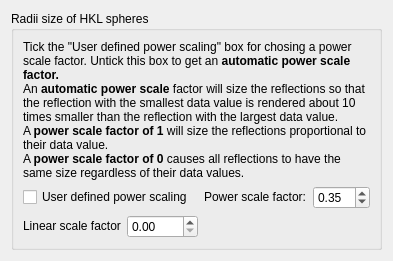
                  <widget class="QWidget" name="tab_3">
                   <attribute name="title">
                    <string>Sizing</string>
                   </attribute>
                   <layout class="QGridLayout" name="gridLayout_27">
                    <item row="0" column="0">
                     <widget class="QGroupBox" name="groupBox_3">
                      <property name="sizePolicy">
                       <sizepolicy hsizetype="Preferred" vsizetype="Preferred">
                        <horstretch>1</horstretch>
                        <verstretch>0</verstretch>
                       </sizepolicy>
                      </property>
                      <property name="title">
                       <string>Radii size of HKL spheres</string>
                      </property>
                      <property name="checkable">
                       <bool>false</bool>
                      </property>
                      <layout class="QGridLayout" name="gridLayout_10">
                       <item row="2" column="1">
                        <widget class="QDoubleSpinBox" name="radii_scale_spinBox">
                         <property name="sizePolicy">
                          <sizepolicy hsizetype="Maximum" vsizetype="Maximum">
                           <horstretch>0</horstretch>
                           <verstretch>1</verstretch>
                          </sizepolicy>
                         </property>
                         <property name="toolTip">
                          <string>&lt;html&gt;&lt;head/&gt;&lt;body&gt;&lt;p&gt;A linear scale factor of 1 means that if two reflectiions with the largest data values happen to be next to each other their spheres will touch but not overlap.&lt;/p&gt;&lt;/body&gt;&lt;/html&gt;</string>
                         </property>
                         <property name="decimals">
                          <number>2</number>
                         </property>
                         <property name="maximum">
                          <double>1000.000000000000000</double>
                         </property>
                         <property name="singleStep">
                          <double>0.200000000000000</double>
                         </property>
                        </widget>
                       </item>
                       <item row="1" column="0" colspan="2">
                        <widget class="QCheckBox" name="ManualPowerScalecheckbox">
                         <property name="sizePolicy">
                          <sizepolicy hsizetype="Minimum" vsizetype="Maximum">
                           <horstretch>0</horstretch>
                           <verstretch>1</verstretch>
                          </sizepolicy>
                         </property>
                         <property name="toolTip">
                          <string/>
                         </property>
                         <property name="text">
                          <string>User defined power scaling</string>
                         </property>
                        </widget>
                       </item>
                       <item row="1" column="2">
                        <widget class="QLabel" name="label_10">
                         <property name="sizePolicy">
                          <sizepolicy hsizetype="Minimum" vsizetype="Maximum">
                           <horstretch>0</horstretch>
                           <verstretch>1</verstretch>
                          </sizepolicy>
                         </property>
                         <property name="text">
                          <string>Power scale factor:</string>
                         </property>
                         <property name="alignment">
                          <set>Qt::AlignRight|Qt::AlignTrailing|Qt::AlignVCenter</set>
                         </property>
                         <property name="indent">
                          <number>1</number>
                         </property>
                        </widget>
                       </item>
                       <item row="1" column="3">
                        <widget class="QDoubleSpinBox" name="power_scale_spinBox">
                         <property name="sizePolicy">
                          <sizepolicy hsizetype="Maximum" vsizetype="Maximum">
                           <horstretch>0</horstretch>
                           <verstretch>1</verstretch>
                          </sizepolicy>
                         </property>
                         <property name="toolTip">
                          <string extracomment="Exponent of 1 means the size of a sphere for each reflection is proportional to its data value. Exponent of 0 means all spheres will have the same size irrespective of their data values."/>
                         </property>
                         <property name="maximum">
                          <double>10.000000000000000</double>
                         </property>
                         <property name="singleStep">
                          <double>0.050000000000000</double>
                         </property>
                         <property name="value">
                          <double>0.350000000000000</double>
                         </property>
                        </widget>
                       </item>
                       <item row="0" column="0" colspan="4">
                        <widget class="QLabel" name="label_7">
                         <property name="sizePolicy">
                          <sizepolicy hsizetype="Preferred" vsizetype="Preferred">
                           <horstretch>0</horstretch>
                           <verstretch>0</verstretch>
                          </sizepolicy>
                         </property>
                         <property name="text">
                          <string>&lt;html&gt;&lt;head/&gt;&lt;body&gt;&lt;p&gt;Tick the &amp;quot;User defined power scaling&amp;quot; box for chosing a power scale factor. Untick this box to get an &lt;span style=&quot; font-weight:600;&quot;&gt;automatic power scale factor.&lt;/span&gt;&lt;br/&gt;An &lt;span style=&quot; font-weight:600;&quot;&gt;automatic power scale&lt;/span&gt; factor will size the reflections so that the reflection with the smallest data value is rendered about 10 times smaller than the reflection with the largest data value. &lt;br/&gt;A &lt;span style=&quot; font-weight:600;&quot;&gt;power scale factor of 1&lt;/span&gt; will size the reflections proportional to their data value. &lt;br/&gt;A &lt;span style=&quot; font-weight:600;&quot;&gt;power scale factor of 0&lt;/span&gt; causes all reflections to have the same size regardless of their data values. &lt;/p&gt;&lt;/body&gt;&lt;/html&gt;</string>
                         </property>
                         <property name="textFormat">
                          <enum>Qt::RichText</enum>
                         </property>
                         <property name="scaledContents">
                          <bool>false</bool>
                         </property>
                         <property name="alignment">
                          <set>Qt::AlignLeading|Qt::AlignLeft|Qt::AlignVCenter</set>
                         </property>
                         <property name="wordWrap">
                          <bool>true</bool>
                         </property>
                        </widget>
                       </item>
                       <item row="2" column="0">
                        <widget class="QLabel" name="label_11">
                         <property name="sizePolicy">
                          <sizepolicy hsizetype="Minimum" vsizetype="Maximum">
                           <horstretch>0</horstretch>
                           <verstretch>1</verstretch>
                          </sizepolicy>
                         </property>
                         <property name="toolTip">
                          <string>&lt;html&gt;&lt;head/&gt;&lt;body&gt;&lt;p&gt;A linear scale factor of 1 means that if two reflectiions with the largest data values happen to be next to each other their spheres will touch but not overlap.&lt;/p&gt;&lt;/body&gt;&lt;/html&gt;</string>
                         </property>
                         <property name="text">
                          <string>Linear scale factor</string>
                         </property>
                        </widget>
                       </item>
                      </layout>
                     </widget>
                    </item>
                   </layout>
                  </widget>
